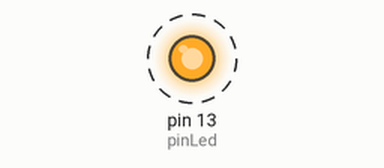
This sketch was run on a simulated Arduino Uno, built with avr-gcc and run on an emulated ATmega328P. Shown: output pins drawn as LEDs (lit = HIGH). Dashed ring = blinking.

Above: at 0.2 s.
Timing chart, 0 to 3.0 s (numbered marks = the images above):
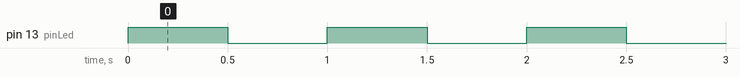

Measured:
- by itself, pin 13 (pinLed): alternates HIGH for 0.50 s and LOW for 0.50 s

The sketch:

LED.ino
```cpp
const int pinLed = 13;

void setup() {
  pinMode(pinLed, OUTPUT);
}

void loop() {
  digitalWrite(pinLed, HIGH);
  delay(500);

  digitalWrite(pinLed, LOW);
  delay(500);
}
```

Conexiones.ino
```cpp
// --------------------------------------------------
// CONEXIONES PANTALLA LCD 16x2 (MODO 4 BITS)
// --------------------------------------------------
//
// LCD     -> Arduino
//
// Pin 1  (VSS) -> GND
// Pin 2  (VDD) -> 5V
// Pin 3  (VO)  -> GND (contraste, conexión de prueba)
// Pin 4  (RS)  -> 12
// Pin 5  (RW)  -> GND
// Pin 6  (E)   -> 11
// Pin 7  (D0)  -> Sin conectar
// Pin 8  (D1)  -> Sin conectar
// Pin 9  (D2)  -> Sin conectar
// Pin 10 (D3)  -> Sin conectar
// Pin 11 (D4)  -> 7
// Pin 12 (D5)  -> 6
// Pin 13 (D6)  -> 5
// Pin 14 (D7)  -> 4
// Pin 15 (A)   -> 5V (retroiluminación, con resistencia si procede)
// Pin 16 (K)   -> GND (retroiluminación)
//
// --------------------------------------------------
```
